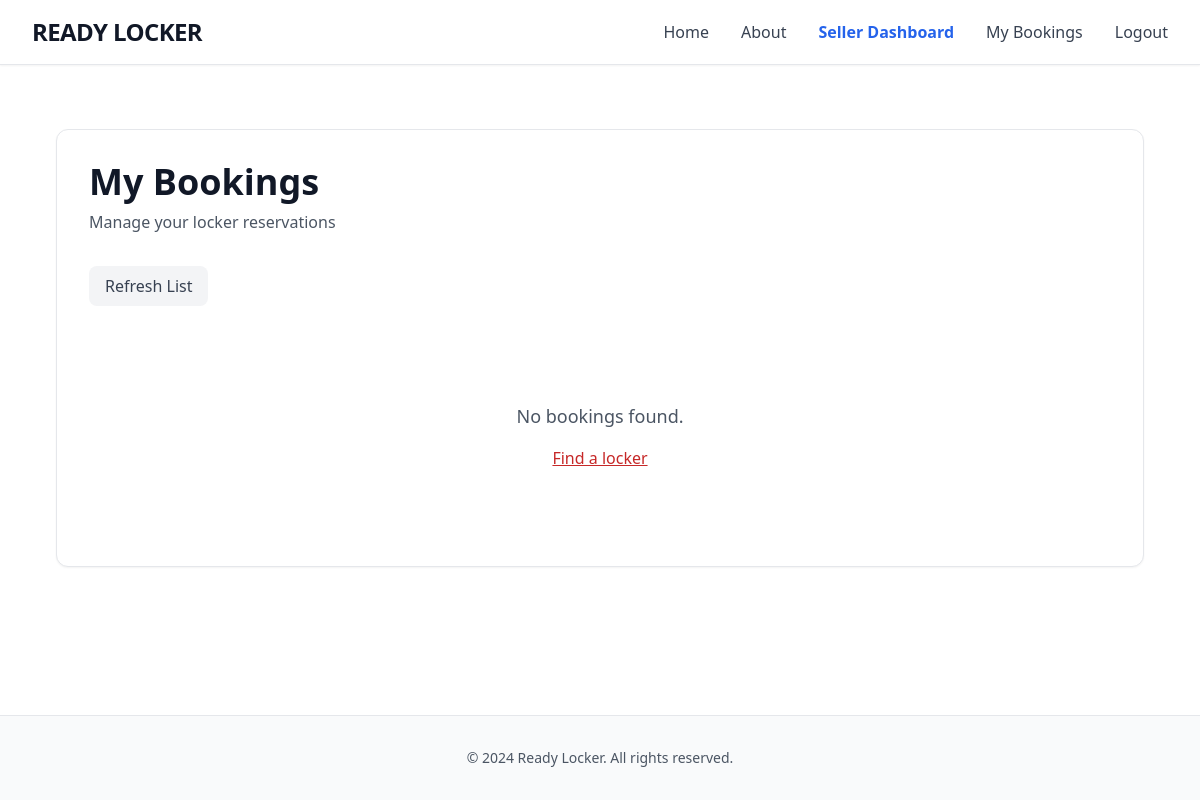
Page /my-bookings/ (signed in) on the earlier database version.
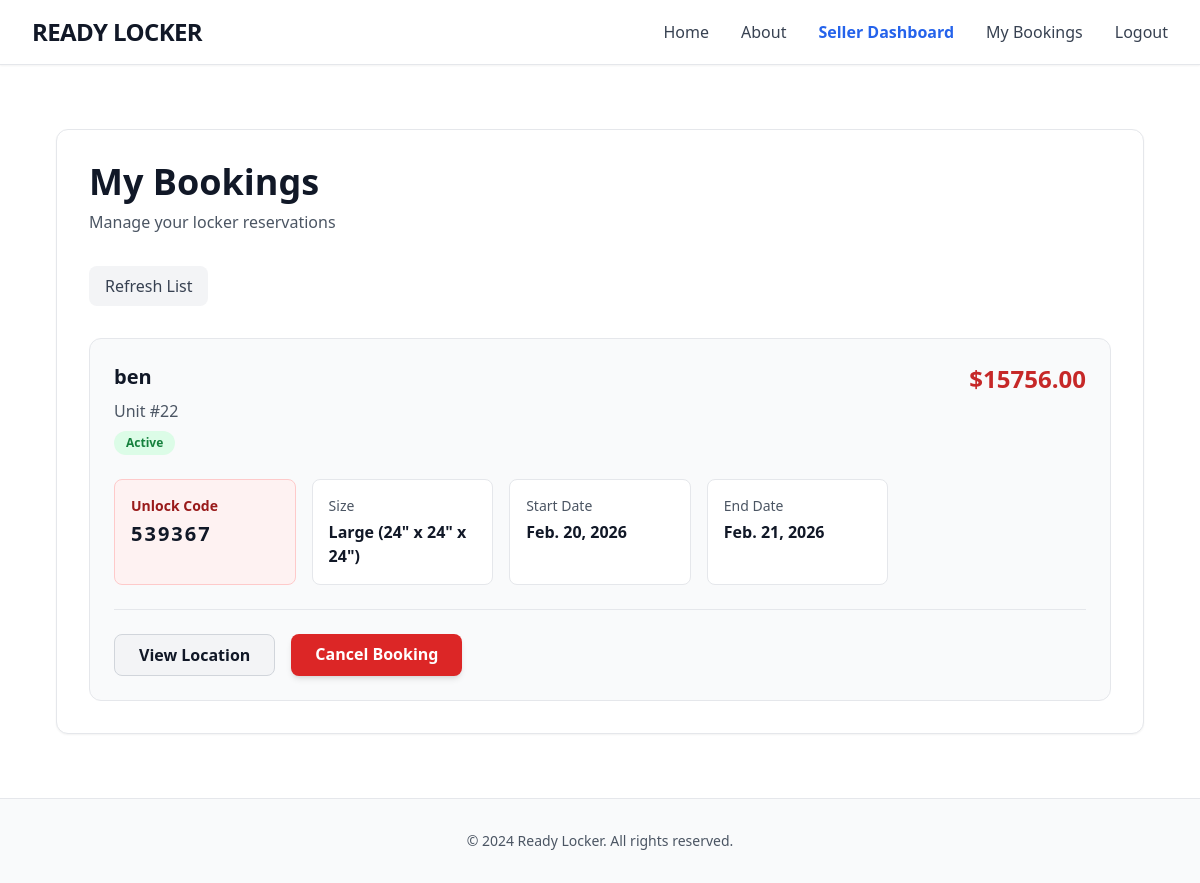
Same page on the later database version.
### store/models.py (models this page shows, shortened)
class Booking(models.Model):
    STATUS_CHOICES = [
        ('pending', 'Pending'),
        ('active', 'Active'),
        ('completed', 'Completed'),
        ('cancelled', 'Cancelled'),
    ]
    user = models.ForeignKey(User, on_delete=models.CASCADE, related_name='bookings')
    locker = models.ForeignKey(Locker, on_delete=models.CASCADE, related_name='bookings')
    start_date = models.DateField()
    end_date = models.DateField()
    status = models.CharField(max_length=20, choices=STATUS_CHOICES, default='pending')
    total_price = models.DecimalField(max_digits=10, decimal_places=2)
    created_at = models.DateTimeField(auto_now_add=True)
    updated_at = models.DateTimeField(auto_now=True)
    special_instructions = models.TextField(blank=True)
    unlock_code = models.CharField(max_length=6, blank=True, null=True)
    class Meta:
        ordering = ['-created_at']

class Locker(models.Model):
    SIZE_CHOICES = [
        ('small', 'Small (12" x 12" x 12")'),
        ('medium', 'Medium (18" x 18" x 18")'),
        ('large', 'Large (24" x 24" x 24")'),
        ('xlarge', 'Extra Large (30" x 30" x 30")'),
    ]
    STATUS_CHOICES = [
        ('available', 'Available'),
        ('occupied', 'Occupied'),
        ('maintenance', 'Under Maintenance'),
    ]
    locker_number = models.CharField(max_length=20, blank=True)
    location = models.ForeignKey(Location, on_delete=models.CASCADE, related_name='lockers')
    size = models.CharField(max_length=20, choices=SIZE_CHOICES)
    status = models.CharField(max_length=20, choices=STATUS_CHOICES, default='available')
    daily_price = models.DecimalField(max_digits=10, decimal_places=2, validators=[MinValueValidator(Decimal('0.01'))])
    description = models.TextField(blank=True)
    created_at = models.DateTimeField(auto_now_add=True)
    updated_at = models.DateTimeField(auto_now=True)
    image = models.ImageField(upload_to='uploads/', blank=True, null=True)
    class Meta:
        ordering = ['location', 'locker_number']

class Location(models.Model):
    STATE_CHOICES = [
        ('AL', 'Alabama'), ('AK', 'Alaska'), ('AZ', 'Arizona'), ('AR', 'Arkansas'),
        ('CA', 'California'), ('CO', 'Colorado'), ('CT', 'Connecticut'), ('DE', 'Delaware'),
        ('DC', 'District of Columbia'), ('FL', 'Florida'), ('GA', 'Georgia'), ('HI', 'Hawaii'),
        ('ID', 'Idaho'), ('IL', 'Illinois'), ('IN', 'Indiana'), ('IA', 'Iowa'),
        ('KS', 'Kansas'), ('KY', 'Kentucky'), ('LA', 'Louisiana'), ('ME', 'Maine'),
        ('MD', 'Maryland'), ('MA', 'Massachusetts'), ('MI', 'Michigan'), ('MN', 'Minnesota'),
        ('MS', 'Mississippi'), ('MO', 'Missouri'), ('MT', 'Montana'), ('NE', 'Nebraska'),
        ('NV', 'Nevada'), ('NH', 'New Hampshire'), ('NJ', 'New Jersey'), ('NM', 'New Mexico'),
        ('NY', 'New York'), ('NC', 'North Carolina'), ('ND', 'North Dakota'), ('OH', 'Ohio'),
        ('OK', 'Oklahoma'), ('OR', 'Oregon'), ('PA', 'Pennsylvania'), ('RI', 'Rhode Island'),
        ('SC', 'South Carolina'), ('SD', 'South Dakota'), ('TN', 'Tennessee'), ('TX', 'Texas'),
        ('UT', 'Utah'), ('VT', 'Vermont'), ('VA', 'Virginia'), ('WA', 'Washington'),
        ('WV', 'West Virginia'), ('WI', 'Wisconsin'), ('WY', 'Wyoming')
    ]
    owner = models.ForeignKey(User, on_delete=models.CASCADE, null=True, blank=True, related_name="owned_locations")
    name = models.CharField(max_length=100)
    street_address = models.CharField(max_length=255, verbose_name="Street Address")
    city = models.CharField(max_length=100)
    state = models.CharField(max_length=2, choices=STATE_CHOICES)
    zip_code = models.CharField(max_length=10, verbose_name="Zip Code")
    description = models.TextField(blank=True)
    latitude = models.FloatField(default=0.0, blank=True)
    longitude = models.FloatField(default=0.0, blank=True)
    image = models.ImageField(upload_to='location_uploads/', blank=True, null=True)

### store/views.py (the view)
# urls.py: path('my-bookings/', views.my_bookings, name="my_bookings"),
@login_required
def my_bookings(request):
    bookings = Booking.objects.filter(user=request.user).order_by('-created_at')
    status_filter = request.GET.get('status')
    if status_filter:
        bookings = bookings.filter(status=status_filter)
    for booking in bookings:
        if booking.status == 'pending' and booking.start_date <= date.today():
            booking.status = 'active'
            booking.save()
        elif booking.status == 'active' and booking.end_date < date.today():
            booking.status = 'completed'
            booking.save()
    context = {'bookings': bookings, 'status_filter': status_filter}
    return render(request, 'my_bookings.html', context)

### store/templates/my_bookings.html (shortened to what this page needs)
{% extends 'base.html' %}
{% block content %}
<div class="max-w-6xl mx-auto px-4 sm:px-6 lg:px-8 py-16">
  <div class="bg-white border border-gray-200 rounded-xl p-8 shadow-sm">
    <h1 class="text-3xl sm:text-4xl font-bold mb-2 text-gray-900">My Bookings</h1>
    <p class="text-gray-600 mb-8">Manage your locker reservations</p>
    <div class="flex flex-wrap gap-3 mb-8">
       <a href="{% url 'my_bookings' %}" class="px-4 py-2 rounded-lg font-medium bg-gray-100 text-gray-700 hover:bg-gray-200">Refresh List</a>
    </div>
    {% if bookings %}
      <div class="space-y-6">
        {% for booking in bookings %}
          <div class="bg-gray-50 border border-gray-200 rounded-xl p-6">
            <div class="flex flex-col sm:flex-row sm:items-start sm:justify-between mb-6">
              <div>
                <h2 class="text-xl font-bold mb-2 text-gray-900">{{ booking.locker.location.name }}</h2>
                <p class="text-gray-600 font-medium">Unit #{{ booking.locker.locker_number }}</p>
                <span class="mt-2 inline-block px-3 py-1 rounded-full text-xs font-semibold {% if booking.status == 'active' %}bg-green-100 text-green-700{% elif booking.status == 'pending' %}bg-orange-100 text-orange-700{% elif booking.status == 'completed' %}bg-gray-100 text-gray-700{% else %}bg-red-100 text-red-700{% endif %}">{{ booking.get_status_display }}</span>
              </div>
              <div class="text-2xl font-bold text-primary mt-4 sm:mt-0">${{ booking.total_price }}</div>
            </div>
            <div class="grid grid-cols-1 sm:grid-cols-2 lg:grid-cols-5 gap-4 mb-6">
              <div class="bg-red-50 rounded-lg p-4 border border-red-200">
                <div class="text-sm text-red-800 mb-1 font-semibold">Unlock Code</div>
                <div class="font-bold text-gray-900 tracking-widest text-xl">{{ booking.unlock_code }}</div>
              </div>
              <div class="bg-white rounded-lg p-4 border border-gray-200">
                <div class="text-sm text-gray-600 mb-1">Size</div>
                <div class="font-semibold text-gray-900">{{ booking.locker.get_size_display }}</div>
              </div>
              <div class="bg-white rounded-lg p-4 border border-gray-200">
                <div class="text-sm text-gray-600 mb-1">Start Date</div>
                <div class="font-semibold text-gray-900">{{ booking.start_date }}</div>
              </div>
              <div class="bg-white rounded-lg p-4 border border-gray-200">
                <div class="text-sm text-gray-600 mb-1">End Date</div>
                <div class="font-semibold text-gray-900">{{ booking.end_date }}</div>
              </div>
            </div>
            <div class="flex flex-wrap gap-4 pt-6 border-t border-gray-200">
              <a href="{% url 'location_detail' booking.locker.location.id %}" class="bg-gray-100 hover:bg-gray-200 text-gray-900 px-6 py-2 rounded-lg font-semibold transition-colors border border-gray-300">View Location</a>
              {% if booking.status in 'pending,active' %}
                <a href="{% url 'cancel_booking' booking.id %}" class="bg-red-600 hover:bg-red-700 text-white px-6 py-2 rounded-lg font-semibold transition-colors shadow-md">Cancel Booking</a>
              {% endif %}
            </div>
          </div>
        {% endfor %}
      </div>
    {% else %}
      <div class="text-center py-16"><p class="text-gray-600 text-lg mb-4">No bookings found.</p><a href="{% url 'home' %}" class="text-primary hover:text-red-600 underline">Find a locker</a></div>
    {% endif %}
  </div>
</div>
{% endblock %}

### store/templates/base.html (shortened to what this page needs)
<!DOCTYPE html>
<html lang="en">
<head>
  <script src="https://cdn.tailwindcss.com"></script>
</head>
<body class="bg-white text-gray-900 min-h-screen flex flex-col">
  <header class="border-b border-gray-200 bg-white sticky top-0 z-50 shadow-sm">
    <nav class="max-w-7xl mx-auto px-4 sm:px-6 lg:px-8">
      <div class="flex justify-between items-center h-16">
        <div class="flex-shrink-0">
          <a href="{% url 'home' %}" class="text-2xl font-bold tracking-tight text-gray-900 hover:text-primary transition-colors">
            READY LOCKER
          </a>
        </div>
        <div class="hidden md:block">
          <div class="ml-10 flex items-baseline space-x-8">
            <a href="{% url 'home' %}" class="text-gray-700 hover:text-primary transition-colors font-medium">Home</a>
            <a href="{% url 'about' %}" class="text-gray-700 hover:text-primary transition-colors font-medium">About</a>
            {% if user.is_authenticated %}
                {% if user.customer.is_seller %}
                    <a href="{% url 'marketplace_dashboard' %}" class="text-blue-600 hover:text-blue-800 font-bold transition-colors">Seller Dashboard</a>
                {% endif %}
                <a href="{% url 'my_bookings' %}" class="text-gray-700 hover:text-primary transition-colors font-medium">My Bookings</a>
                <a href="{% url 'logout' %}" class="text-gray-700 hover:text-primary transition-colors font-medium">Logout</a>
            {% else %}
              <a href="{% url 'login' %}" class="text-gray-700 hover:text-primary transition-colors font-medium">Login</a>
              <a href="{% url 'register' %}" class="bg-primary hover:bg-red-700 text-white px-4 py-2 rounded-lg font-medium transition-colors">Sign Up</a>
            {% endif %}
          </div>
        </div>
      </div>
    </nav>
  </header>
  <main class="flex-grow">
    {% block content %}{% endblock %}
  </main>
  <footer class="border-t border-gray-200 bg-gray-50 mt-auto">
    <div class="max-w-7xl mx-auto px-4 py-8 text-center text-sm text-gray-600">
      <p>&copy; 2024 Ready Locker. All rights reserved.</p>
    </div>
  </footer>
</body>
</html>

Differences in the rows shown:
added Booking: locker.location.name "ben", locker.locker_number "22", status "Active", total_price "15756.00", unlock_code "539367", locker.size "Large (24\" x 24\" x 24\")", start_date "Feb. 20, 2026", end_date "Feb. 21, 2026", shows "Cancel Booking"
Other differences:
text no longer shown: "No bookings found. Find a locker"
